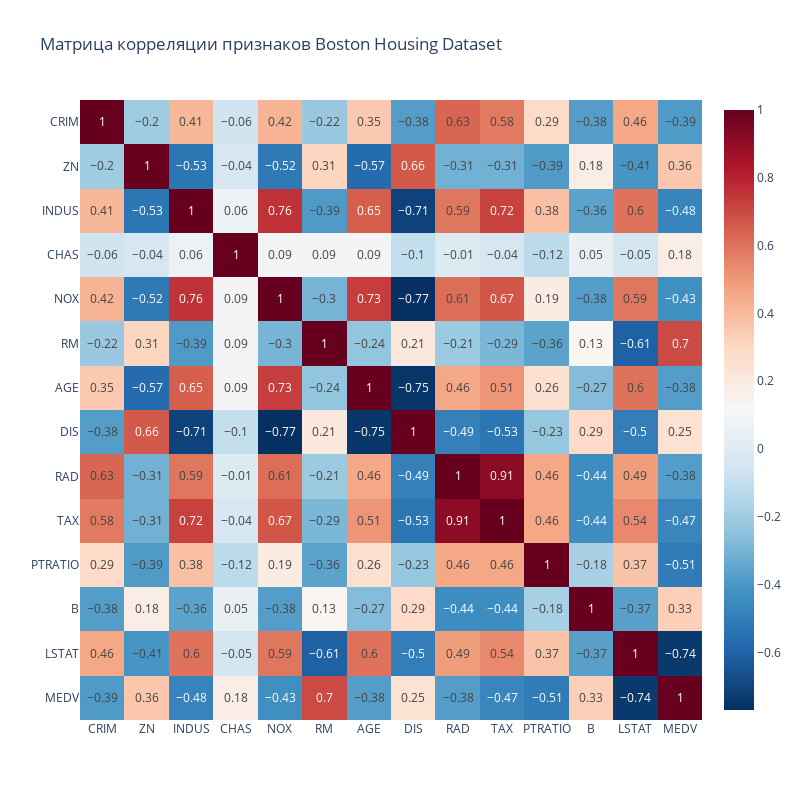

This figure's notebook cell:
### Code cell
# Анализ корреляции между признаками и целевой переменной
# corr(): вычисляет матрицу корреляции Пирсона между всеми числовыми колонками
correlation_matrix = df.corr()

# Сортировка корреляций с целевой переменной MEDV по убыванию
# sort_values(ascending=False): сортирует значения по убыванию
target_correlation = correlation_matrix['MEDV'].sort_values(ascending=False)
abs_correlation = target_correlation.drop('MEDV').abs().sort_values(ascending=False)


print("Корреляция признаков с ценой (MEDV):")
print(target_correlation)

# Тепловая карта корреляций
# px.imshow: создает heatmap (тепловую карту)
# correlation_matrix.round(2): матрица корреляции, округленная до 2 знаков
# color_continuous_scale='RdBu_r': цветовая шкала от синего к красному (reversed)
# aspect="auto": автоматическое соотношение сторон
# text_auto=True: автоматическое отображение значений в ячейках

fig = px.imshow(correlation_matrix.round(2),
                title='Матрица корреляции признаков Boston Housing Dataset',
                aspect="auto",
                color_continuous_scale='RdBu_r',
                text_auto=True)
fig.update_layout(width=800, height=800)  # Размер графика
fig.show()

### Figure 1 — Plotly figure (JSON) as saved in the notebook; plotly's stock layout.template omitted (floating-point values rounded to 4 significant figures; data arrays with more than 128 entries replaced by an {"elided": "..."} marker saying what was removed)
{"data": [{"coloraxis": "coloraxis", "hovertemplate": "x: %{x}<br>y: %{y}<br>color: %{z}<extra></extra>", "name": "0", "texttemplate": "%{z}", "type": "heatmap", "x": ["CRIM", "ZN", "INDUS", "CHAS", "NOX", "RM", "AGE", "DIS", "RAD", "TAX", "PTRATIO", "B", "LSTAT", "MEDV"], "xaxis": "x", "y": ["CRIM", "ZN", "INDUS", "CHAS", "NOX", "RM", "AGE", "DIS", "RAD", "TAX", "PTRATIO", "B", "LSTAT", "MEDV"], "yaxis": "y", "z": {"elided": "14x14 float values"}}], "layout": {"coloraxis": {"colorscale": [[0, "rgb(5,48,97)"], [0.1, "rgb(33,102,172)"], [0.2, "rgb(67,147,195)"], [0.3, "rgb(146,197,222)"], [0.4, "rgb(209,229,240)"], [0.5, "rgb(247,247,247)"], [0.6, "rgb(253,219,199)"], [0.7, "rgb(244,165,130)"], [0.8, "rgb(214,96,77)"], [0.9, "rgb(178,24,43)"], [1, "rgb(103,0,31)"]]}, "height": 800, "title": {"text": "Матрица корреляции признаков Boston Housing Dataset"}, "width": 800, "xaxis": {"anchor": "y", "domain": [0, 1]}, "yaxis": {"anchor": "x", "autorange": "reversed", "domain": [0, 1]}}}
